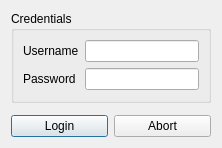
<?xml version="1.0" encoding="UTF-8"?>
<ui version="4.0">
 <class>Dialog_Login</class>
 <widget class="QDialog" name="Dialog_Login">
  <property name="geometry">
   <rect>
    <x>0</x>
    <y>0</y>
    <width>222</width>
    <height>148</height>
   </rect>
  </property>
  <property name="windowTitle">
   <string>Proxy Authentication</string>
  </property>
  <property name="windowIcon">
   <iconset resource="../obpm.qrc">
    <normaloff>:/png/png/login.png</normaloff>:/png/png/login.png</iconset>
  </property>
  <property name="modal">
   <bool>true</bool>
  </property>
  <layout class="QVBoxLayout" name="verticalLayout">
   <item>
    <widget class="QGroupBox" name="groupBox">
     <property name="title">
      <string>Credentials</string>
     </property>
     <layout class="QHBoxLayout" name="horizontalLayout_2">
      <item>
       <layout class="QFormLayout" name="formLayout">
        <item row="0" column="0">
         <widget class="QLabel" name="label_1">
          <property name="text">
           <string>Username</string>
          </property>
         </widget>
        </item>
        <item row="1" column="0">
         <widget class="QLabel" name="label_2">
          <property name="text">
           <string>Password</string>
          </property>
         </widget>
        </item>
        <item row="0" column="1">
         <widget class="QLineEdit" name="lineEdit_user"/>
        </item>
        <item row="1" column="1">
         <widget class="QLineEdit" name="lineEdit_pass">
          <property name="echoMode">
           <enum>QLineEdit::Password</enum>
          </property>
         </widget>
        </item>
       </layout>
      </item>
     </layout>
    </widget>
   </item>
   <item>
    <layout class="QHBoxLayout" name="horizontalLayout_3">
     <property name="topMargin">
      <number>6</number>
     </property>
     <item>
      <widget class="QPushButton" name="pushButton_login">
       <property name="text">
        <string>Login</string>
       </property>
       <property name="icon">
        <iconset resource="../obpm.qrc">
         <normaloff>:/png/png/import_run.png</normaloff>:/png/png/import_run.png</iconset>
       </property>
      </widget>
     </item>
     <item>
      <widget class="QPushButton" name="pushButton_abort">
       <property name="text">
        <string>Abort</string>
       </property>
       <property name="icon">
        <iconset resource="../obpm.qrc">
         <normaloff>:/png/png/import_esc.png</normaloff>:/png/png/import_esc.png</iconset>
       </property>
      </widget>
     </item>
    </layout>
   </item>
  </layout>
 </widget>
 <resources>
  <include location="../obpm.qrc"/>
 </resources>
 <connections/>
</ui>
